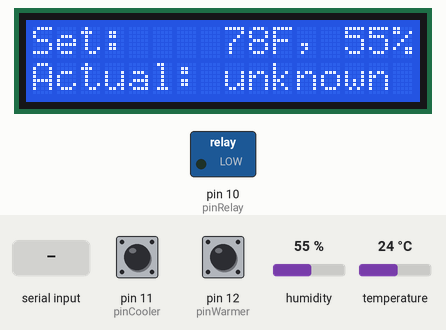
Simulated run of this sketch. Board: Arduino Uno, built with avr-gcc and run on an emulated ATmega328P. Shown: 16×2 character LCD, switched loads named in the sketch (green lamp = pin HIGH). The test bench sets the inputs (shaded band); at power-on: humidity 55 %, temperature 24 °C, pin 11 (pinCooler) HIGH, pin 12 (pinWarmer) HIGH. EEPROM starts erased; what the sketch prints to the serial monitor is not drawn.

Above: at 1.2 s.
1.3 s: humidity set to 22 %
At 4.7 s:
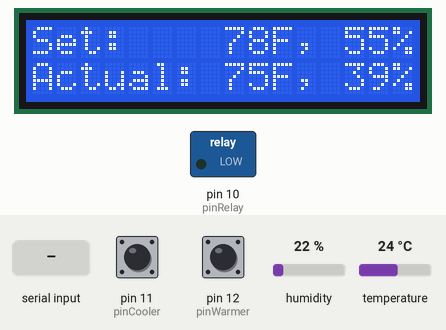
9.8 s: "%" received over Serial
At 13.5 s:
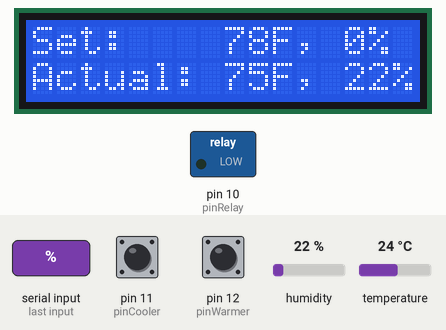
14.0 s: temperature set to 12 °C
At 17.2 s:
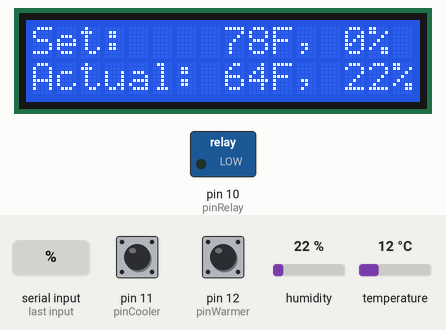
22.3 s: pin 11 (pinCooler) pulled LOW for 3.2 s
At 25.9 s:
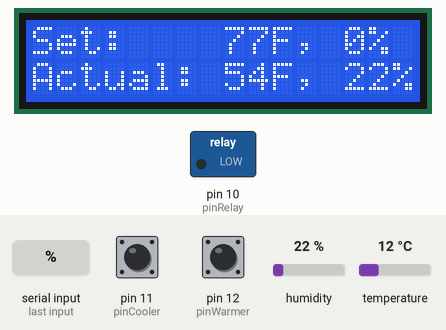
27.0 s: "F90\n" received over Serial
At 29.8 s:
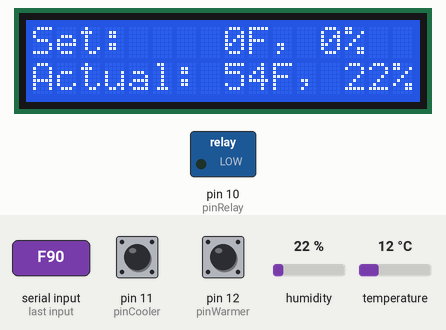
30.6 s: pin 12 (pinWarmer) pulled LOW for 3.2 s
At 33.6 s:
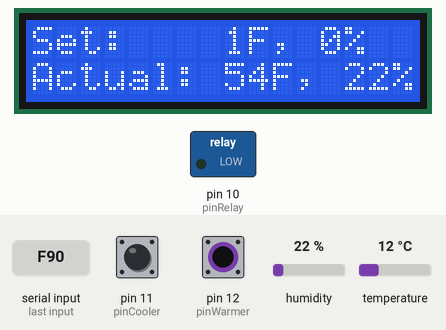
Timing chart, 0 to 35.1 s (numbered marks = the images above; inputs shaded):
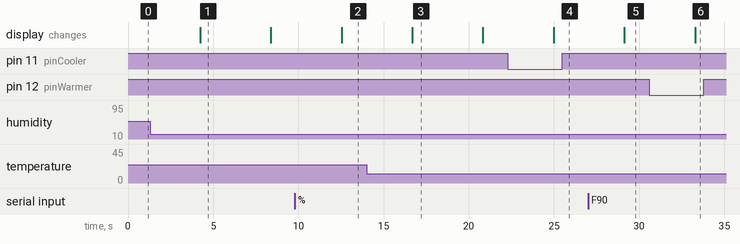

Measured:
- after the input at 1.3 s, the display: changes after 2.9 s (image 1)
- after the input at 9.8 s, the display: changes after 2.7 s (image 2)
- after the input at 14.0 s, the display: changes after 2.7 s (image 3)
- after the input at 22.3 s, the display: changes after 2.7 s (image 4)
- after the input at 27.0 s, the display: changes after 2.1 s (image 5)
- after the input at 30.6 s, the display: changes after 2.7 s (image 6)
- what the display in image 1 shows lasts 4.2 s, from 4.2 s to 8.4 s

The sketch:

climaduino.ino
```cpp
// Combined code from:
// http://learn.adafruit.com/tmp36-temperature-sensor/using-a-temp-sensor
// Arduino Projects book p. 119-121, and others
// Lots of Googling :-)
// http://www.engblaze.com/microcontroller-tutorial-avr-and-arduino-timer-interrupts/
// http://www.milesburton.com/?title=Dallas_Temperature_Control_Library
#include <DHT.h>
#include <LiquidCrystal.h>
#include <EEPROM.h>

// =============================================================== //
// statically defined variables - these can not be changed later   //
// =============================================================== //
// hysteresis settings (the amount above or below a threshold that is allowed)
const int tempHysteresis = 2;
const int humidityHysteresis = 2;
// limits
const int humidityOverCooling = 5; // degrees cooler than setpoint allowed to dehumidify
const unsigned long minRunTimeMillis = 600000; // cooling minimum runtime allowed (prevent short cycles) - unsigned long to match millis datatype
const unsigned long minOffTimeMillis = 180000; //cooling minimum off time before can run again (protect compressor) - unsigned long to match millis datatype
// parameters for averaging readings
const int numberOfReadings = 2; // how many readings to average
const int delayBetweenReadingsMillis = 2000; // how long to wait between readings (DHT22 needs 2 seconds)
// pins to use
const int pinRelay = 10; // pin for relay
const int pinSensor = 9; // pin for temperature and humidity (DHT-22)
//const int pinTempChange = A1; // pin for temp setting potentiometer
const int pinCooler = 11;
// pinCooler - button to trigger 1 degree cooler is 2. interrupt 0
//// hardcoded to pin 2 on the Uno http://arduino.cc/en/Reference/attachInterrupt
const int pinWarmer = 12;
// pinWarmer - button to trigger 1 degree hotter is 3. interrupt 1
//// hardcoded to pin 3 on the Uno http://arduino.cc/en/Reference/attachInterrupt
const int lcdRS = 3;
const int lcdEnable = 4;
const int lcdD4 = 5;
const int lcdD5 = 6;
const int lcdD6 = 7;
const int lcdD7 = 8;

// =============================================================== //
// Global variables                                                //
// =============================================================== //
volatile int tempSetPointF; // temperature set point. Volatile so it can be changed from within an
//// Interrupt Service Routine (ISR)
int humiditySetPoint; // percent relative humidity
float averageTemp = NAN; // average temperature
float averageHumidity = NAN; // average humidity
boolean currentlyRunning = false; // track whether system is currently running
unsigned long stateChangeMillis; // time in millis when system either turned on or off
int operationMode = 0; // 0 cooling + humidity, 1 humidity control, 5 heating, 9 off
String inputString; // input from Serial

// =============================================================== //
// Global objects                                                  //
// =============================================================== //
DHT dht(pinSensor, DHT22); // set up object for DHT22 temperature sensor
LiquidCrystal lcd(lcdRS, lcdEnable, lcdD4, lcdD5, lcdD6, lcdD7); // initialize the LCD display

// =============================================================== //
// Helper functions                                                //
// =============================================================== //

// Reads back values for our settings from EEPROM and
//// populates the proper global variables. If The EEPROM locations have
//// not yet been set, then returns default values.
////
//// memory locations:
////// 0 - operationMode (default 0)
////// 1 - tempSetPointF (default 78)
////// 2 - humiditySetPoint (default 55)
void readEEPROMValues() {
  // get operationMode from 0
  operationMode = EEPROM.read(0);
  tempSetPointF = EEPROM.read(1);
  humiditySetPoint = EEPROM.read(2);

  // if any values are 255, it means the address space in EEPROM
  //// has not been written yet. In that case, let's set some sane
  //// defaults which will eventually be written to EEPROM by another function.
  if (operationMode == 255) {
    operationMode = 0;
  }
  if (tempSetPointF == 255) {
    tempSetPointF = 78;
  }
  if (humiditySetPoint == 255) {
    humiditySetPoint = 55;
  }
}

// Examines current global variables and if different from the values
//// in EEPROM, will update the appropriate memory address in EEPROM
////
//// memory locations:
////// 0 - operationMode
////// 1 - tempSetPointF
////// 2 - humiditySetPoint
void updateEEPROMValues() {
  if (operationMode != EEPROM.read(0)) {
    EEPROM.write(0, operationMode);
  }
  if (tempSetPointF != EEPROM.read(1)) {
    EEPROM.write(1, tempSetPointF);
  }
  if (humiditySetPoint != EEPROM.read(2)) {
    EEPROM.write(2, humiditySetPoint);
  }
}

// Changes the power state (if needed)
//// updates the stateChangeMillis and currentlyRunning global variables when state is changed
////
//// passing in true means turn on
//// passing in false means turn off
void powerState(boolean state){
  switch(state){
        case false:
          if (currentlyRunning == true) {
            digitalWrite(pinRelay, LOW);
            currentlyRunning = false; //set global variable that keeps track of system status
            stateChangeMillis = millis();
            lcd.begin(16, 2); //reset the LCD since it seems to mess up after the AC is turned on
            lcd.print("System Off");
          }
          break;
        case true:
          if (currentlyRunning == false) {
            digitalWrite(pinRelay, HIGH);
            currentlyRunning = true; //set global variable that keeps track of system status
            stateChangeMillis = millis();
            lcd.begin(16, 2); //reset the LCD since it seems to mess up after the AC is turned on
            lcd.print("System On");
          }
          break;
  }
}

// Reports total time since last state change in seconds
// REPLACING WITH MILLIS SINCE LAST STATE CHANGE
//int secondsSinceLastStateChange() {
//  // millis rolls over after a while if a rollover occurs,
//  //// reset the stateChangeMillis variable to the current millis()
//  //// count.
//  ////
//  //// This may lead the program to have the unit run for longer
//  //// or keep off for longer than the minRunTimeSeconds and minOffTimeSeconds
//  //// but this is probably ok since an overflow should only occur
//  //// once every 50 days according to http://arduino.cc/en/Reference/millis.
//  if (millis() < stateChangeMillis) {
//   stateChangeMillis = millis();
//  }
//  float seconds = (millis() - stateChangeMillis) / 1000;
//  return seconds;
//}

// Reports total time since last state change in millis
unsigned long millisSinceLastStateChange() {
  // millis rolls over after a while if a rollover occurs,
  //// reset the stateChangeMillis variable to the current millis()
  //// count.
  ////
  //// This may lead the program to have the unit run for longer
  //// or keep off for longer than the minRunTimeSeconds and minOffTimeSeconds
  //// but this is probably ok since an overflow should only occur
  //// once every 50 days according to http://arduino.cc/en/Reference/millis.
  if (millis() < stateChangeMillis) {
   stateChangeMillis = millis();
  }
  unsigned long millis_in_state = millis() - stateChangeMillis;
  return millis_in_state;
}

// Short cycle protection
//// Protects compressor by not turning it back on until it has been off for minOffTimeSeconds
//// Keeps compressor run cycles from being too short by running at least minRunTimeSeconds
////
//// returns true if state change is ok, returns false if it is not
boolean shortCycleProtection(){
  unsigned long totalTimeInState = millisSinceLastStateChange();
  switch(currentlyRunning){
    case false:
      if (totalTimeInState > minOffTimeMillis){
        return true;
      }
      else {
        return false;
      }
      break;
    case true:
      if (totalTimeInState > minRunTimeMillis){
        return true;
      }
      else {
        return false;
      }
      break;
    default:
      return false;
  }
}

// Gets average temperature and humidity readings
//// takes numberOfReadings spaced out by delayBetweenReadings
////
//// updates the averageTemp and averageHumidity global variables
float averageReadings(){
  int index; //keeps track of which reading we are on
  float sumOfReadingsTemp = 0; // all temperature readings will be added together here
  float sumOfReadingsHumidity = 0; // all humidity readings will be added together here

  for (index=0; index < numberOfReadings; index++){ //used less than and not less than or equal
    // since index starts at 0, but
    // number of readings starts at 1
    //get temperature reading and humidity reading
    float readingTemp = dht.readTemperature(true); //get temperature reading - true indicates degrees fahrenheight
    float readingHumidity = dht.readHumidity(); //get humidity reading

    // check if either temperature or humidity reading is NAN
    // if that is the case, it indicates a failure reading, so we will break out of the loop
    if (isnan(readingTemp) || isnan(readingHumidity)) {
      sumOfReadingsTemp = NAN; //set to NAN since we do not have a valid value
      sumOfReadingsHumidity = NAN; //set to NAN since we do not have a valid value
      break; //no need to take more measurements as the average will now not be accurate
    }
    sumOfReadingsTemp += readingTemp; //add temperature returned to sumOfReadingsTemp
    sumOfReadingsHumidity += readingHumidity; //add humidity returned to sumOfReadingsHumidity
    delay(delayBetweenReadingsMillis);
  }
  // If either sumOfReadingsTemp or sumOfReadingsHumidity
  // are NAN, set averageTemp and averageHumidity to NAN,
  // otherwise take the average.
  if ( isnan(sumOfReadingsTemp) || isnan(sumOfReadingsHumidity)) {
    averageTemp = NAN;
    averageHumidity = NAN;
  }
  else {
    averageTemp = sumOfReadingsTemp/numberOfReadings;
    averageHumidity = sumOfReadingsHumidity/numberOfReadings;
  }
}

// Thermostat
//// implements thermostat logic
////
//// uses the following static variables:
//// humiditySetPoint, tempHysteresis, humidityHysteresis, humidityOverCooling
////
//// uses the following variables uodated by helper functions and ISRs:
//// averageTemp, averageHumidity, currentlyRunning, operationMode
void thermostat(){
  // create local variables for temp and humidity set points so we can modify temporarily
  int _setPointF = tempSetPointF;
  int _humiditySetPoint = humiditySetPoint;

  // hysteresis considerations if system is not running
  if (!currentlyRunning) {
    _humiditySetPoint += humidityHysteresis; // humidity is allowed to be over by humidity hysteresis
    // for temperature hysteresis settings we need to check whether heating or cooling
    switch(operationMode){
    case 0: //cooling mode
      _setPointF += tempHysteresis; // temperature is allowed to be over setPoint by tempHysteresis
      break;
    case 5: //heating mode
      _setPointF -= tempHysteresis; // temperature is allowed to be under setPoint by tempHysteresis
      break;
    }
  }
  // Actions to take for each mode
  switch (operationMode){
    case 0: // coolimg mode
      // first deal with humidity if too high, adjust _setPointF by humidityOverCooling
      if (averageHumidity > _humiditySetPoint) {
       _setPointF -= humidityOverCooling;
      }
      // check if temperature is higher than tempSetPoint
      if (averageTemp > _setPointF) {
        powerState(true);
      }
      else {
       powerState(false);
      }
      break;
    case 1: // humidity control mode
      // check if humidity is higher than setpoint
      if (averageHumidity > _humiditySetPoint) {
        powerState(true);
      }
      else {
       powerState(false);
      }
      break;
     default: //if mode is unrecognized, power should be off
       powerState(false);
  }
}

/*
  SerialEvent occurs whenever a new data comes in the
 hardware serial RX.  This routine is run between each
 time loop() runs, so using delay inside loop can delay
 response.  Multiple bytes of data may be available.
 */
 // Adapted from SerialEvent example sketch  Created 9 May 2011 by Tom Igoe
void serialEvent() {
  // THIS REALLY SHOULD SANITIZE INPUT!!
  while (Serial.available()) {
    // get the new byte:
    char inChar = (char)Serial.read();
    // add it to the inputString:
    inputString += inChar;
    // if the incoming character is a newline, set a flag
    // so the main loop can do something about it:
    if (inChar == 'F') { // input to change temperature
      if (inputString.length() <= 3){ // 2 digits and an F
        // remove last character and turn into a float
        inputString = inputString.substring(0, 2);
        char inputCharArray[3]; //only allow values with 2 digits (and 1 null for atoi)
        inputString.toCharArray(inputCharArray, 3);
        tempSetPointF = (float)atoi(inputCharArray);
      }
      inputString = ""; // clear inputString
    }
    if (inChar == '%') { // input to change humidity set point
      if (inputString.length() <= 3){ // 2 digits and a %
        // remove last character and turn into an integer
        inputString = inputString.substring(0, inputString.length() - 1);
        //char inputCharArray[inputString.length() + 1];
        char inputCharArray[3]; //only allow values with 2 digits (and 1 null for atoi)
        inputString.toCharArray(inputCharArray, 3);
        humiditySetPoint = atoi(inputCharArray);
      }
      inputString = ""; // clear inputString
    }
    if (inChar == 'M') { // input to change operation mode
      if (inputString.length() <= 2){ // 1 digits and an M
        // remove last character and turn into an integer
        inputString = inputString.substring(0, inputString.length() - 1);
        //char inputCharArray[inputString.length() + 1];
        char inputCharArray[2]; //only allow values with 1 digit (and 1 null for atoi)
        inputString.toCharArray(inputCharArray, 2);
        operationMode = atoi(inputCharArray);
       }
      inputString = ""; // clear inputString
    }
  }
}

// =============================================================== //
// Setup                                                           //
// =============================================================== //
void setup()
{
  readEEPROMValues();
  Serial.begin(9600);  //Start the Serial connection with the computer
  //to view the result open the Serial monitor
  dht.begin(); //start up DHT library;
  pinMode(pinCooler,INPUT);            // default mode is INPUT - to lower tempSetPointF
  pinMode(pinWarmer,INPUT);            // default mode is INPUT - to raise tempSetPointF
  digitalWrite(pinCooler, HIGH);     // Turn on the internal pull-up resistor
  digitalWrite(pinWarmer, HIGH);    // Turn on the internal pull-up resistor
  lcd.begin(16, 2); //let the LCD library know screen is 16 characters
  //wide and 2 lines tall
  pinMode(pinRelay, OUTPUT); //setting up pin for relay
  stateChangeMillis = millis(); // so that we automatically wait before turning on
    // useful for cases where the power goes out while the compressor is running
  lcd.setCursor(0,0);
  lcd.print("Initializing..."); //print to LCD
}

// =============================================================== //
// Main program loop                                               //
// =============================================================== //
void loop(){
  // check if cooler or warmer buttons being pressed, LOW state (using interrupts did not work well)
  int pinCoolerStatus = digitalRead(pinCooler);
  int pinWarmerStatus = digitalRead(pinWarmer);
  if (pinCoolerStatus == 0){
    --tempSetPointF; // lower tempSetPointF by 1
  }
  if (pinWarmerStatus == 0){
    ++tempSetPointF; // lower tempSetPointF by 1
  }
  boolean stateChangeAllowed;
  lcd.clear();
  // display setpoints
  lcd.setCursor(0,0); //move to first character of first line (lines start at 0)
  // although not necessary the first pass through,
  // is necessary on subsequent passes
  lcd.print("Set:    "); //print to LCD
  lcd.print(tempSetPointF);
  lcd.print("F, ");
  lcd.print(humiditySetPoint);
  lcd.print("%");
  // display actual rounded readings
  // will be behind by however long it takes to get average readings
  // this is because the DHT library seems to get in the way of writing to the LCD
  // and I want setPoint adjustments to show up quicker onscreen
  lcd.setCursor(0,1); //move to first character of second line (lines start at 0)
  lcd.print("Actual: ");
  if ( isnan(averageTemp) || isnan(averageHumidity)) {
    lcd.print("unknown");
  }
  else {
    lcd.print(round(averageTemp));
    lcd.print("F, ");
    lcd.print(round(averageHumidity));
    lcd.print("%");
  }
  averageReadings(); // get the average readings

  if (operationMode == 0 || operationMode == 1){ // operation modes that involve the compressor
    stateChangeAllowed = shortCycleProtection();
  }
  else { // all other operation modes
    stateChangeAllowed = true;
  }
  Serial.print("{\"readings\":{\"temp\":"),
  Serial.print(averageTemp);
  Serial.print(",\"humidity\":");
  Serial.print(averageHumidity);
  Serial.print("},");
  Serial.print("\"parameters\":{\"temp\":");
  Serial.print(tempSetPointF);
  Serial.print(",\"humidity\":");
  Serial.print(humiditySetPoint);
  Serial.print(",\"mode\":");
  Serial.print(operationMode);
  Serial.print("},");
  Serial.print("\"status\":{");
  Serial.print("\"state_change_allowed\":\"");
  if (stateChangeAllowed){
    Serial.print("Y");
    thermostat();
  }
  else {
    Serial.print("N");
  }
  Serial.print("\",");

  Serial.print("\"system_running\":\"");
  if (currentlyRunning){
    Serial.print("Y");
  }
  else {
    Serial.print("N");
  }
  Serial.print("\",\"lastStateChange\":\"");
  Serial.print(stateChangeMillis);
  Serial.print("\",\"millis\":\"");
  Serial.print(millis());
  Serial.println("\"}}");
  // Update EEPROM with any changes to operating parameters
  updateEEPROMValues();
}
```
